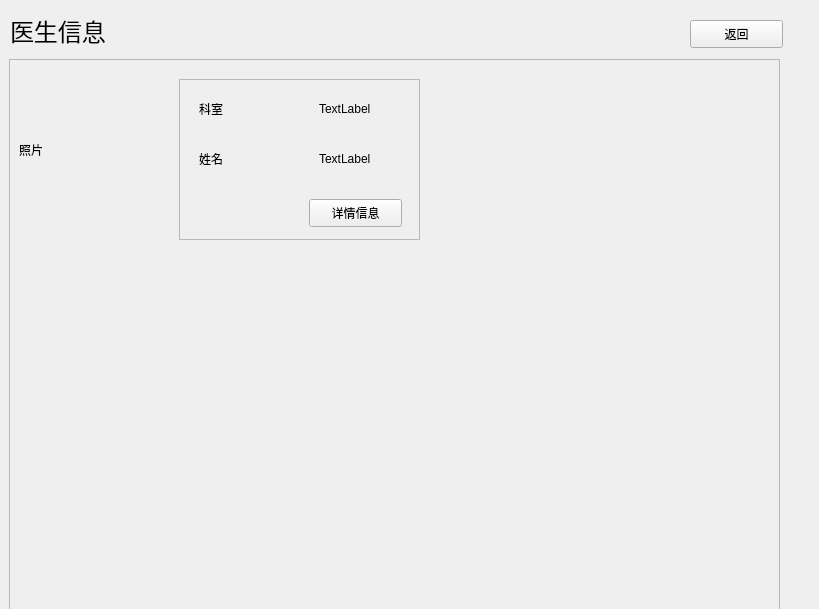
          <widget class="QWidget" name="scrollAreaWidgetContents_2">
           <property name="geometry">
            <rect>
             <x>0</x>
             <y>0</y>
             <width>819</width>
             <height>609</height>
            </rect>
           </property>
           <widget class="QLabel" name="label_reg_doctor">
            <property name="geometry">
             <rect>
              <x>10</x>
              <y>0</y>
              <width>121</width>
              <height>61</height>
             </rect>
            </property>
            <property name="text">
             <string>&lt;html&gt;&lt;head/&gt;&lt;body&gt;&lt;p&gt;&lt;span style=&quot; font-size:18pt;&quot;&gt;医生信息&lt;/span&gt;&lt;/p&gt;&lt;/body&gt;&lt;/html&gt;</string>
            </property>
           </widget>
           <widget class="QFrame" name="frame_9">
            <property name="geometry">
             <rect>
              <x>9</x>
              <y>59</y>
              <width>771</width>
              <height>551</height>
             </rect>
            </property>
            <property name="frameShape">
             <enum>QFrame::Shape::StyledPanel</enum>
            </property>
            <property name="frameShadow">
             <enum>QFrame::Shadow::Raised</enum>
            </property>
            <widget class="QLabel" name="label_daoctor_pic">
             <property name="geometry">
              <rect>
               <x>10</x>
               <y>0</y>
               <width>141</width>
               <height>181</height>
              </rect>
             </property>
             <property name="text">
              <string>照片</string>
             </property>
            </widget>
            <widget class="QFrame" name="frame_10">
             <property name="geometry">
              <rect>
               <x>170</x>
               <y>20</y>
               <width>241</width>
               <height>161</height>
              </rect>
             </property>
             <property name="frameShape">
              <enum>QFrame::Shape::StyledPanel</enum>
             </property>
             <property name="frameShadow">
              <enum>QFrame::Shadow::Raised</enum>
             </property>
             <widget class="QLabel" name="label_doctor_office">
              <property name="geometry">
               <rect>
                <x>20</x>
                <y>20</y>
                <width>69</width>
                <height>19</height>
               </rect>
              </property>
              <property name="text">
               <string>科室</string>
              </property>
             </widget>
             <widget class="QLabel" name="label_doctor_name">
              <property name="geometry">
               <rect>
                <x>20</x>
                <y>70</y>
                <width>69</width>
                <height>19</height>
               </rect>
              </property>
              <property name="text">
               <string>姓名</string>
              </property>
             </widget>
             <widget class="QLabel" name="label_doctor_office_2">
              <property name="geometry">
               <rect>
                <x>140</x>
                <y>20</y>
                <width>69</width>
                <height>19</height>
               </rect>
              </property>
              <property name="text">
               <string>TextLabel</string>
              </property>
             </widget>
             <widget class="QLabel" name="label_doctor_name_2">
              <property name="geometry">
               <rect>
                <x>140</x>
                <y>70</y>
                <width>69</width>
                <height>19</height>
               </rect>
              </property>
              <property name="text">
               <string>TextLabel</string>
              </property>
             </widget>
             <widget class="QPushButton" name="pushButton_docdetail">
              <property name="geometry">
               <rect>
                <x>130</x>
                <y>120</y>
                <width>93</width>
                <height>28</height>
               </rect>
              </property>
              <property name="text">
               <string>详情信息</string>
              </property>
             </widget>
            </widget>
           </widget>
           <widget class="QPushButton" name="pushButton_regdoctor_back">
            <property name="geometry">
             <rect>
              <x>690</x>
              <y>20</y>
              <width>93</width>
              <height>28</height>
             </rect>
            </property>
            <property name="text">
             <string>返回</string>
            </property>
           </widget>
          </widget>
